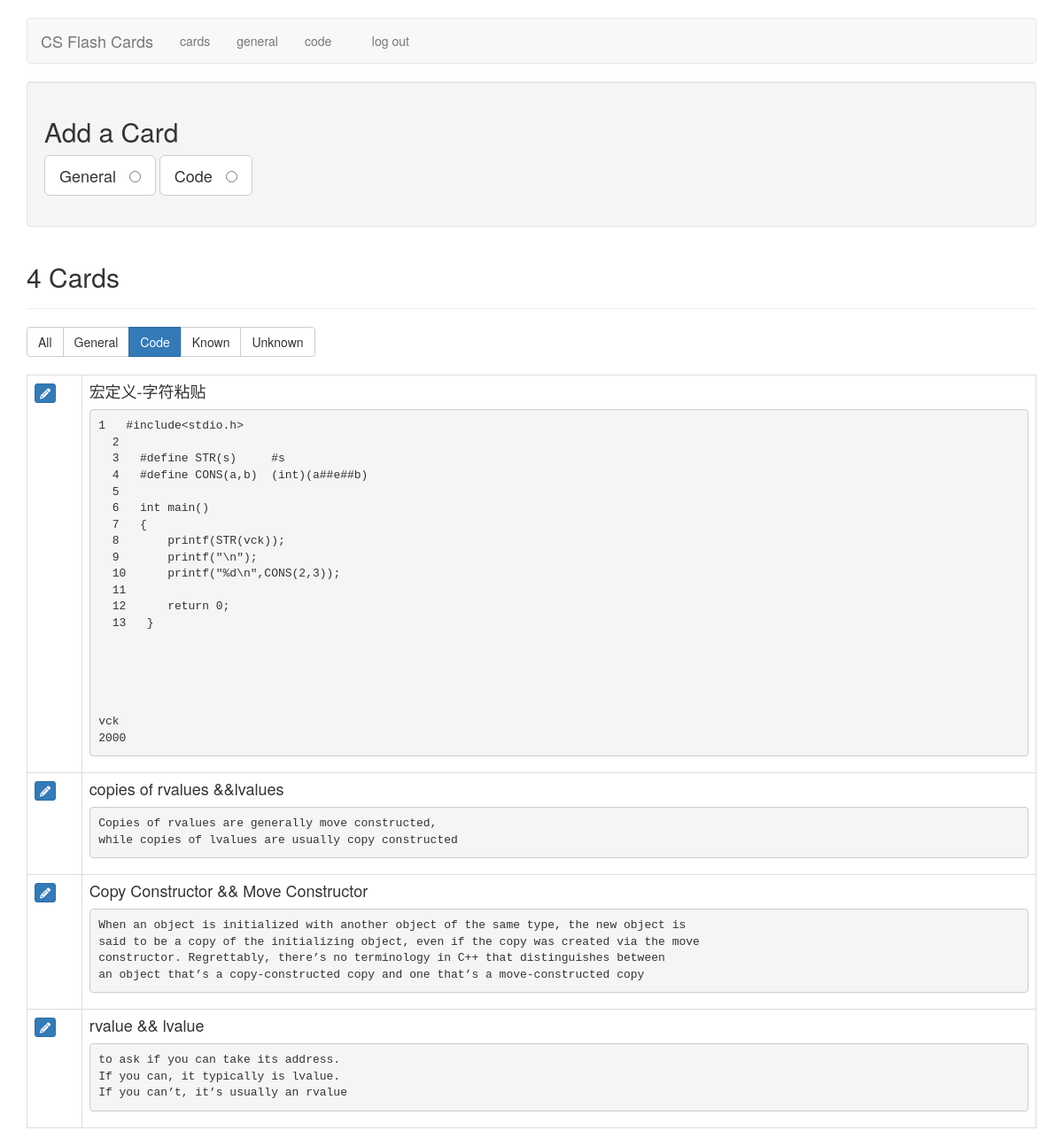
Page /filter_cards/code (signed in) on the committed database.
### tables this page shows
CREATE TABLE cards (
  id integer primary key autoincrement,
  type tinyint not null, /* 1 for vocab, 2 for code */
  front text not null,
  back text not null,
  known boolean default 0
);

### flash_cards.py (the view)
@app.route('/filter_cards/<filter_name>')
def filter_cards(filter_name):
    if not session.get('logged_in'):
        return redirect(url_for('login'))
    filters = {
        "all":      "where 1 = 1",
        "general":  "where type = 1",
        "code":     "where type = 2",
        "known":    "where known = 1",
        "unknown":  "where known = 0",
    }
    query = filters.get(filter_name)
    if not query:
        return redirect(url_for('cards'))
    db = get_db()
    fullquery = "SELECT id, type, front, back, known FROM cards " + query + " ORDER BY id DESC"
    cur = db.execute(fullquery)
    cards = cur.fetchall()
    return render_template('cards.html', cards=cards, filter_name=filter_name)

### flash_cards.py (called while the page is built)
def connect_db():
    rv = sqlite3.connect(app.config['DATABASE'])
    rv.row_factory = sqlite3.Row
    return rv

def get_db():
    if not hasattr(g, 'sqlite_db'):
        g.sqlite_db = connect_db()
    return g.sqlite_db

### templates/cards.html (shortened to what this page needs)
{% extends "layout.html" %}
{% block body %}
    <div class="well editPanel">
        <h2>Add a Card</h2>
        <form action="{{ url_for('add_card') }}" method="post" class="cardForm">
            <div class="form-group">
                <label for="general" class="toggleButton btn btn-default btn-lg">General &nbsp;
                    <input type="radio" name="type" value="1" id="general"/>
                </label>
                <label for="code" class="toggleButton btn btn-default btn-lg">Code &nbsp;
                    <input type="radio" name="type" value="2" id="code"/>
                </label>
            </div>
        </form>
    </div>
    <div class="page-header">
        <h2>{{ cards|length }} Card{{ '' if (cards|length == 1) else 's' }}</h2>
    </div>
    <div class="btn-group btn-group-md" role="group" aria-label="filters">
        <a href="{{ url_for('filter_cards', filter_name="all") }}" class="btn btn-{{ "primary" if filter_name == "all" else "default" }}">All</a>
        <a href="{{ url_for('filter_cards', filter_name="general") }}" class="btn btn-{{ "primary" if filter_name == "general" else "default" }}">General</a>
        <a href="{{ url_for('filter_cards', filter_name="code") }}" class="btn btn-{{ "primary" if filter_name == "code" else "default" }}">Code</a>
        <a href="{{ url_for('filter_cards', filter_name="known") }}" class="btn btn-{{ "primary" if filter_name == "known" else "default" }}">Known</a>
        <a href="{{ url_for('filter_cards', filter_name="unknown") }}" class="btn btn-{{ "primary" if filter_name == "unknown" else "default" }}">Unknown</a>
    </div>
    <br />
    <br />
    <table class="table table-bordered">
        {% for card in cards %}
            <tr>
                <td>
                    <a href="{{ url_for('edit', card_id=card.id) }}" class="btn btn-xs btn-primary"><i class="fa fa-pencil" aria-hidden="true"></i></a>
                </td>
                <td class="cardContent">
                    <h4>
                        {{ card.front }}
                    </h4>
                    {% if card.type == 1 %}
                        {{ card.back|replace("\n", "<br />")|safe }}
                    {% else %}
                        <pre><code>{{ card.back|escape }}</code></pre>
                    {% endif %}
                </td>
            </tr>
        {% else %}
            <tr>
                <td>
                    <em>No cards to show.</em>
                </td>
            </tr>
        {% endfor %}
    </table>
{% endblock %}

### static/style.css (style rules this page uses)
.cardContent h4 { margin-top: 0; }

### rows in the picture
cards: front "宏定义-字符粘贴", back "1 #include<stdio.h> 2 3 #define STR(s) #s 4 #define CONS(a,b) (int)(a##e##b) 5 6 int main() 7 { 8 printf(STR(vck)); 9 printf(\"\\n\"); 10 printf(\"%d\\n\",CONS(2,3)); 11 12 return 0; 13 } vck 2000"
cards: front "copies of rvalues &&lvalues", back "Copies of rvalues are generally move constructed, while copies of lvalues are usually copy constructed"
cards: front "Copy Constructor && Move Constructor", back "When an object is initialized with another object of the same type, the new object is said to be a copy of the initializing object, even if the copy was created via the move constructor. Regrettably, there’s no terminology in C++ that distinguishes between an object that’s a copy-constructed copy and one that’s a move-constructed copy"
cards: front "rvalue && lvalue", back "to ask if you can take its address. If you can, it typically is lvalue. If you can’t, it’s usually an rvalue"

### other values in the picture
{{ cards|length }} "4"
{{ '' if (cards|length == 1) else 's' }} "s"
